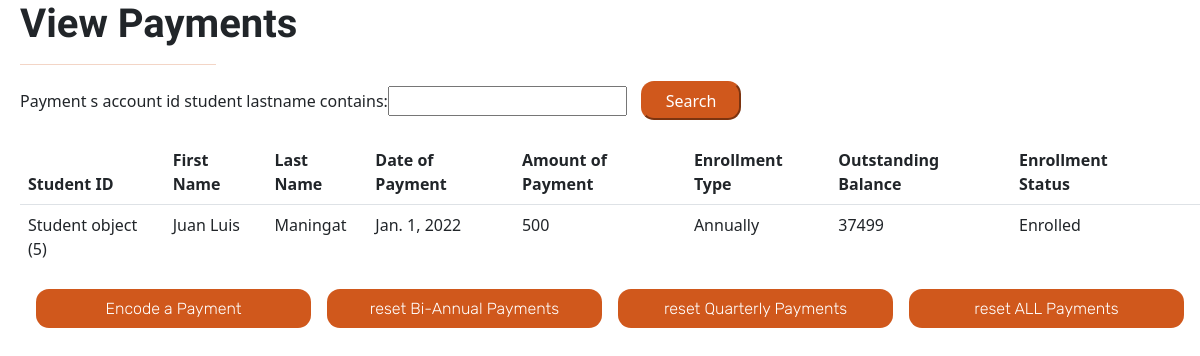
/paymentList (signed in), run on an earlier commit of the app's database.
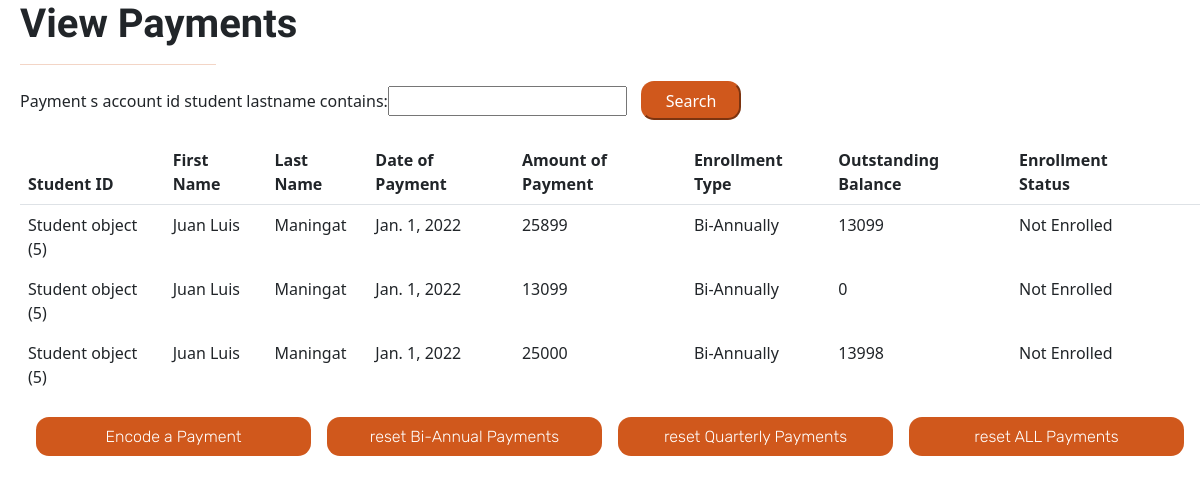
And on a later commit of the database.
### sis_app/models.py (models this page shows, shortened)
class Payment(models.Model):
    payment_s_account_id = models.ForeignKey(Student, on_delete=models.CASCADE, null = False)
    paymentdate_date = models.DateField(null = False)
    payment_amount = models.IntegerField(null = False)
    outstandingbalance = models.IntegerField(default = 0)
    payment_sy_end = 0
    outstandingbalance = models.IntegerField(default = 1000000)
    school_year_end=models.IntegerField(('year'), validators=[MinValueValidator(2000)], default=None)#
    def getenrollmentplan(self):
        return self.payment_s_account_id.student_enrollment_plan
    def getstudentfirstname(self):
        return self.payment_s_account_id.student_firstname
    def getstudentlastname(self):
        return self.payment_s_account_id.student_lastname
    def getstudentenrollmentstatus(self):
        return self.payment_s_account_id.enrollment_status

class Account(models.Model):
    username = models.CharField(max_length=128)
    password = models.CharField(max_length=128)#passwords should be stored hashed
    class Meta:
        abstract=True # Don't use this line if you want Contact to have its own table

class Student(Account):
    student_firstname = models.CharField(max_length=128, default=None)#
    student_lastname = models.CharField(max_length=128, default=None)#
    student_middlename = models.CharField(max_length=128, default=None)
    student_nickname = models.CharField(max_length=128, default=None)
    student_birthday = models.DateField(default=datetime.date.today())
    grade_levels = [
        ('Nursery','Nursery'),
        ('Kinder 1','Kinder 1'),
        ('Kinder 2 Junior', 'Kinder 2 Junior'),
        ('Kinder 2 Senior', 'Kinder 2 Senior'),
    ]
    student_grade_level = models.CharField(max_length=128, choices=grade_levels, default='Nursery')#
    status =[
    ('Not Enrolled','Not Enrolled'),
    ('Enrolled', 'Enrolled'),
    ]#
    enrollment_status = models.CharField(max_length=20, choices=status,default='Not Enrolled')#
    student_schoolyear_start=models.IntegerField(('year'), validators=[MinValueValidator(2000)], default=None)#
    student_address = models.CharField(max_length=300, default=None)
    student_religion = models.CharField(max_length=128, default=None)
    student_nationality = models.CharField(max_length=128, default=None)
    student_hobbies = models.TextField(max_length=500, default=None)
    student_likes = models.TextField(max_length=500, default=None)
    student_dislikes = models.TextField(max_length=500, default=None)
    student_shm = models.TextField(max_length=500, default=None)
    student_allergies = models.TextField(max_length=500, default=None)
    student_sd = models.TextField(max_length=500, default=None)
    student_oconsiderations = models.TextField(max_length=500, default=None)
    student_guardianemail = models.EmailField(max_length = 254, default=None)
    student_f_firstname = models.CharField(max_length=128, default=None)
    student_f_lastname = models.CharField(max_length=128, default=None)
    student_f_middlename = models.CharField(max_length=128, default=None)
    student_f_telno = models.CharField(max_length=128, default=None)
    student_f_address = models.CharField(max_length=300, default=None)
    student_f_occupation = models.CharField(max_length=128, default=None)
    student_f_employer = models.CharField(max_length=128, default=None)
    student_f_oaddress = models.CharField(max_length=300, default=None)
    student_f_otelno = models.CharField(max_length=128, default=None)
    student_f_natureofbusiness = models.CharField(max_length=128, default=None)
    student_m_firstname = models.CharField(max_length=128, default=None)
    student_m_lastname = models.CharField(max_length=128, default=None)
    student_m_middlename = models.CharField(max_length=128, default=None)
    student_m_telno = models.CharField(max_length=128, default=None)
    student_m_address = models.CharField(max_length=300, default=None)
    student_m_occupation = models.CharField(max_length=128, default=None)
    student_m_employer = models.CharField(max_length=128, default=None)
    student_m_oaddress = models.CharField(max_length=300, default=None)
    student_m_otelno = models.CharField(max_length=128, default=None)
    student_m_natureofbusiness = models.CharField(max_length=128, default=None)
    student_sibling_name = models.CharField(max_length=300, default=None)
    student_sibling_gender = models.CharField(max_length=128, default=None)
    student_sibling_age = models.IntegerField(default=None)
    student_sibling_school=models.CharField(max_length=300, default=None)
    student_medexp = models.BooleanField(default = False)
    student_rules = models.BooleanField(default = False)
    student_accuracy = models.BooleanField(default = False)
    student_signedname = models.CharField(max_length=300, default=None)
    student_signdate = models.DateField(default=datetime.date.today())
    enrollment_plan_choices =[
    ('Annually','Annually'),
    ('Bi-Annually', 'Bi-Annually'),
    ('Quarterly', 'Quarterly'),
    ]
    student_enrollment_plan = models.CharField(max_length=20, choices=enrollment_plan_choices,default='Annually')

### sis_app/views.py (the view)
# urls.py: path('paymentList',views.paymentList, name="payment_list"),
@login_required(login_url='sis_app:log_in')
def paymentList(request):
    if request.user.is_superuser:
        payments = Payment.objects.all()
        myPFilter = PaymentFilter(request.GET, queryset=payments)
        payments = myPFilter.qs
        context = {'paymentList' : payments, 'myPFilter': myPFilter}
        return render(request,"sis_app/paymentList.html", context)
    else:
        return redirect('sis_app:home')

### sis_app/templates/sis_app/paymentList.html (shortened to what this page needs)
<!DOCTYPE html>
<html>
{% load static %}
{%block content %}
{% block styles %}
<head>
<link href="https://cdn.jsdelivr.net/npm/bootstrap@5.1.3/dist/css/bootstrap.min.css" rel="stylesheet">
<link rel="stylesheet" href="{% static "styles/paymentlist.css" %}" type="text/css">
{% endblock %}
</head>
<body>
    <h1 class="pageHeading">View Payments</h1>
    <hr>
    <div class="form-container">
        <form method="get" style=>
            {{myPFilter.form}}
            <button class="buttonDesignPositive" type="submit">Search</button>
        </form>
    </div>
    <div class="table-container">
        <table class = "table table-borderless">
            <thead class= "border-bottom font-weight-bold">
                <tr>
                    <th>Student ID</th>
                    <th>First Name</th>
                    <th>Last Name</th>
                    <th>Date of Payment</th>
                    <th>Amount of Payment</th>
                    <th>Enrollment Type</th>
                    <th>Outstanding Balance</th>
                    <th>Enrollment Status</th>
                    <th></th>
                    <th></th>
                </tr>
            </thead>
            <tbody>
                {% for payment in paymentList %}
                <tr>
                    <td data-heading="Student ID">{{payment.payment_s_account_id}}</td>
                    <td data-heading="First Name">{{payment.getstudentfirstname}}</td>
                    <td data-heading="Last Name">{{payment.getstudentlastname}}</td>
                    <td data-heading="Date of Payment">{{payment.paymentdate_date}}</td>
                    <td data-heading="Amount of Payment">{{payment.payment_amount}}</td>
                    <td data-heading="Enrollment Type">{{payment.getenrollmentplan}}</td>
                    <td data-heading="Outstanding Balance">{{payment.outstandingbalance}}</td>
                    <td data-heading="Enrollment Status">{{payment.getstudentenrollmentstatus}}</td>
                </tr>
                {% endfor %}
            </tbody>
        </table>
    </div>
    <div class="buttonContainer">
        <a class="buttonDesignNegative" id="filterButton" href="{% url 'sis_app:payment_form' %}">Encode a Payment</a>
        <a class="buttonDesignNegative" id="filterButton" href="{% url 'sis_app:reset_BA' %}">reset Bi-Annual Payments</a>
        <a class="buttonDesignNegative" id="filterButton" href="{% url 'sis_app:reset_Q' %}">reset Quarterly Payments</a>
        <a class="buttonDesignNegative" id="filterButton" href="{% url 'sis_app:reset_ALL' %}">reset ALL Payments</a>
    </div>
    {% endblock content %}
</body>
</html>

### sis_app/static/styles/paymentlist.css (style rules this page uses)
html { background-color: white; margin-left: 20px; font-family: "Rubik", sans-serif; font-weight: 300; }
h1 { font-family: 'M PLUS 1p', sans-serif; font-weight: 800; }
hr { margin-left: 0px; background-color: #D0581C; height: 500px; width: 196px; }
#filterButton { background-color: #D0581C; width: 275px; height: 39px; border-radius: 13px; }
.buttonContainer { display: flex; margin-top: 20px; margin-bottom: 20px; justify-content: space-evenly; font-family: "Rubik", sans-serif; font-weight: 300; text-align: center; }
a { color: white; text-decoration: none; display: flex; justify-content: space-evenly; align-items: center; }
.buttonDesignPositive { border-radius: 13px; color: white; background-color: #D0581C; border-color: #D0581C; margin-bottom: 20px; margin-left: 10px; margin-right: 10px; width: 100px; height: 39px; }

What changed in the data, as far as the page shows it:
removed Payment: payment_s_account_id "Student object (5)", getstudentfirstname "Juan Luis", getstudentlastname "Maningat", paymentdate_date "Jan. 1, 2022", payment_amount "500", getenrollmentplan "Annually", outstandingbalance "37499", getstudentenrollmentstatus "Enrolled"
added Payment: payment_s_account_id "Student object (5)", getstudentfirstname "Juan Luis", getstudentlastname "Maningat", paymentdate_date "Jan. 1, 2022", payment_amount "25899", getenrollmentplan "Bi-Annually", outstandingbalance "13099", getstudentenrollmentstatus "Not Enrolled"
added Payment: payment_s_account_id "Student object (5)", getstudentfirstname "Juan Luis", getstudentlastname "Maningat", paymentdate_date "Jan. 1, 2022", payment_amount "13099", getenrollmentplan "Bi-Annually", outstandingbalance "0", getstudentenrollmentstatus "Not Enrolled"
added Payment: payment_s_account_id "Student object (5)", getstudentfirstname "Juan Luis", getstudentlastname "Maningat", paymentdate_date "Jan. 1, 2022", payment_amount "25000", getenrollmentplan "Bi-Annually", outstandingbalance "13998", getstudentenrollmentstatus "Not Enrolled"
